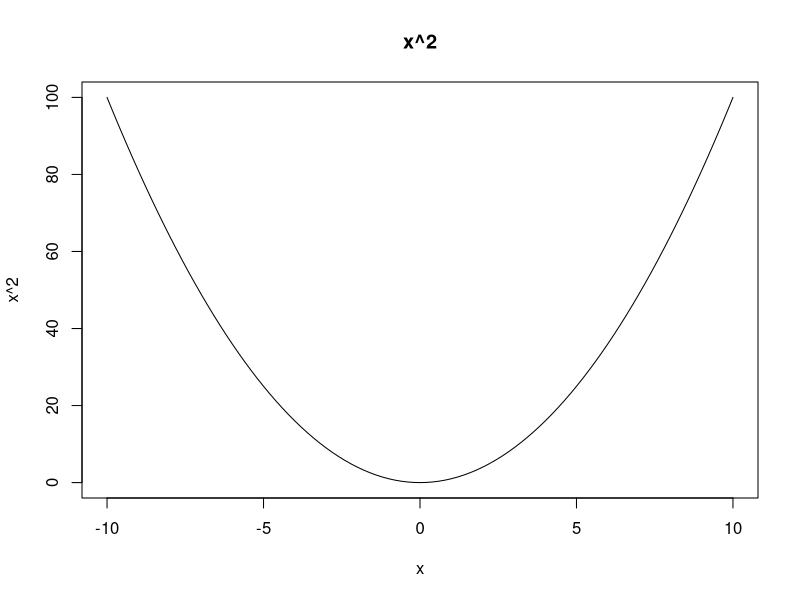

The R source for this figure:
## ---- chunk 1
options(htmltools.dir.version = FALSE)
## ---- chunk 2

factorial(49) / (factorial(6) * factorial(49-6))

## ---- chunk 3
curve(x^2, from = -10, to = 10, main = "x^2")
